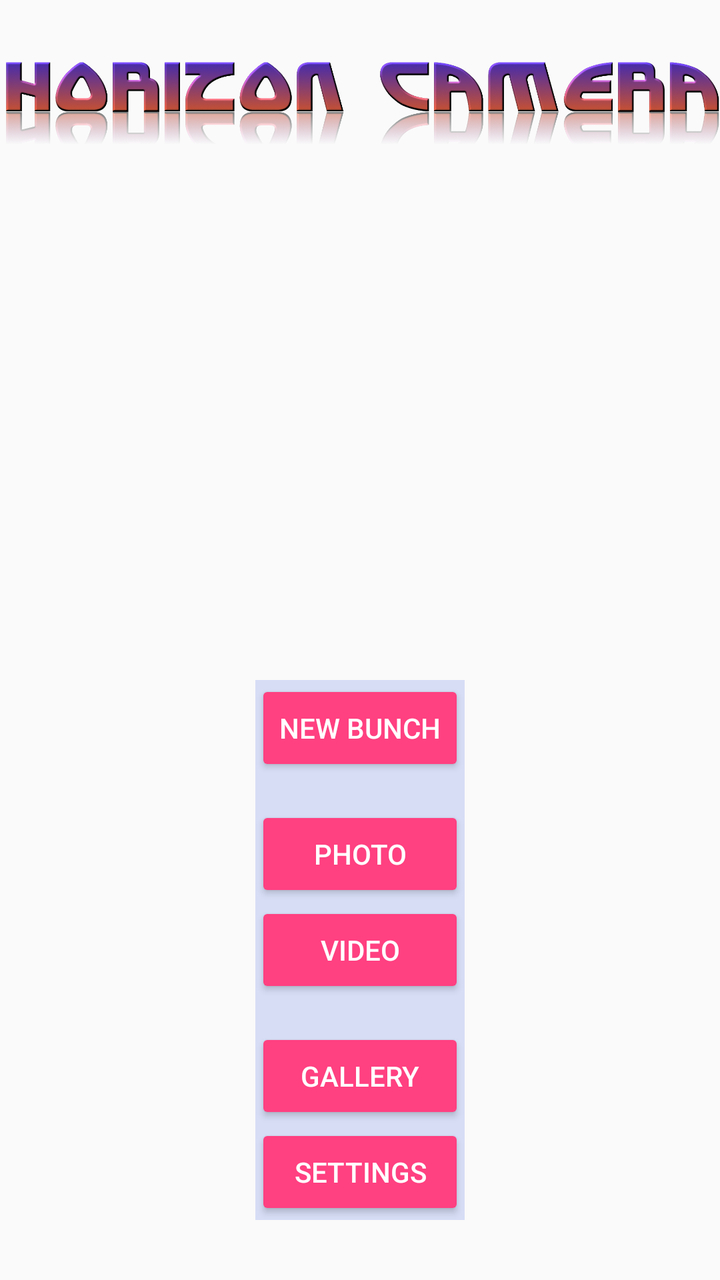
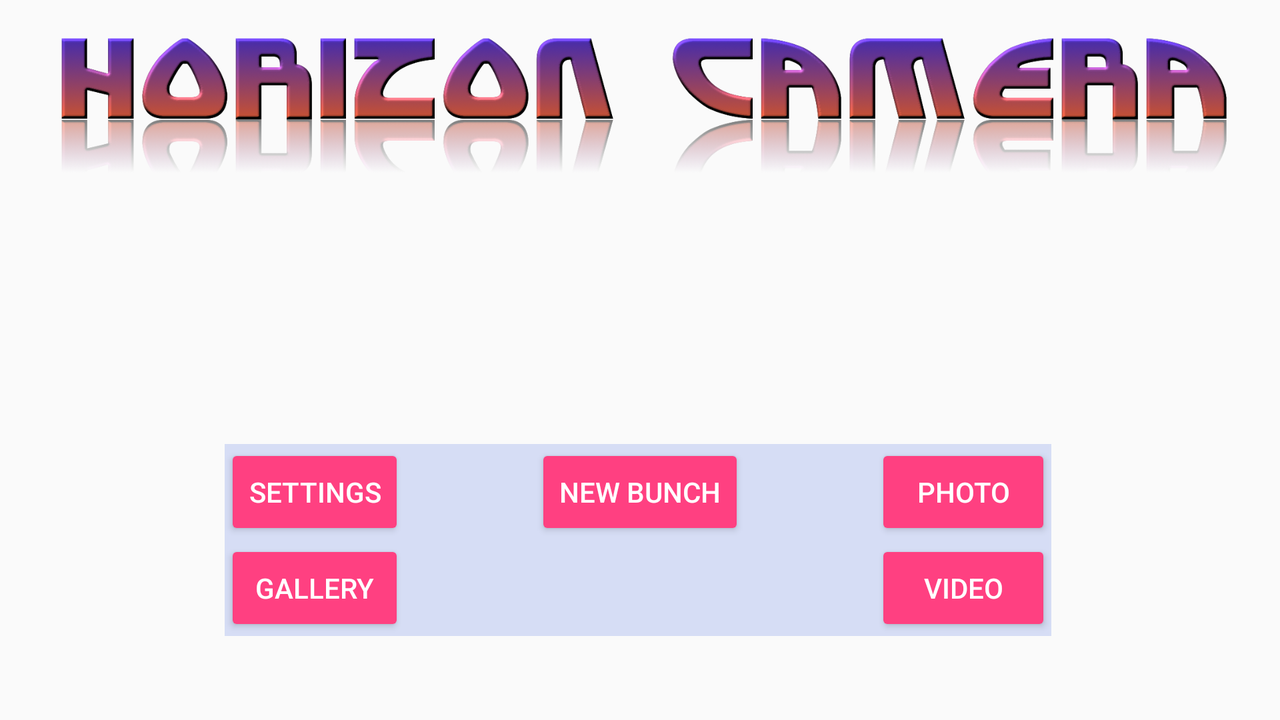

Two renders of one Android screen. The first uses the default layout on a phone; the second uses the alternative layout the repository ships for a different screen configuration, on a matching device. The two XML files are below.
<!-- AndroidManifest.xml: application theme AppTheme -->
<!-- res/layout/main_activity_layout.xml -->
<?xml version="1.0" encoding="utf-8"?>
<RelativeLayout xmlns:android="http://schemas.android.com/apk/res/android"
    xmlns:app="http://schemas.android.com/apk/res-auto"
    xmlns:tools="http://schemas.android.com/tools"
    android:id="@+id/mainActivityBackgraound"
    android:layout_width="match_parent"
    android:layout_height="match_parent"
    android:paddingBottom="@dimen/activity_vertical_margin"
    android:paddingLeft="@dimen/activity_horizontal_margin"
    android:paddingRight="@dimen/activity_horizontal_margin"
    android:paddingTop="@dimen/activity_vertical_margin"
    tools:context="sk.uniza.fri.korenos.horizoncamera.Activities.MainActivity">

    <Button
        android:onClick="goToGalleryActivityAction"
        android:text="@string/mainMenuGalleryButtonText"
        android:layout_width="wrap_content"
        android:layout_height="wrap_content"
        android:layout_above="@+id/mainMenuSettingsButton"
        android:id="@+id/mainMenuGalleryButton"
        android:layout_alignEnd="@+id/mainMenuVideoButton"
        android:layout_alignStart="@+id/mainMenuVideoButton"
        style="@style/Widget.AppCompat.Button.Colored"/>

    <Button
        android:onClick="goToVideoActivityAction"
        android:text="@string/mainMenuVideoButtonText"
        android:layout_width="wrap_content"
        android:layout_height="wrap_content"
        android:layout_above="@+id/mainMenuGalleryButton"
        android:layout_marginBottom="15dp"
        android:id="@+id/mainMenuVideoButton"
        android:layout_alignEnd="@+id/mainMenuPhotoButton"
        android:layout_alignStart="@+id/mainMenuPhotoButton"
        style="@style/Widget.AppCompat.Button.Colored"/>

    <Button
        android:onClick="goToPhotoActivityAction"
        android:text="@string/mainMenuPhotoButtonText"
        android:layout_width="wrap_content"
        android:layout_height="wrap_content"
        android:layout_above="@+id/mainMenuVideoButton"
        android:id="@+id/mainMenuPhotoButton"
        android:layout_alignEnd="@+id/mainMenuNewBunchButton"
        android:layout_alignStart="@+id/mainMenuNewBunchButton"
        style="@style/Widget.AppCompat.Button.Colored"/>

    <Button
        android:onClick="goToNewBunchActivityAction"
        android:text="@string/mainMenuNewBunchButtonText"
        android:layout_width="wrap_content"
        android:layout_height="wrap_content"
        android:layout_marginBottom="15dp"
        android:id="@+id/mainMenuNewBunchButton"
        android:layout_above="@+id/mainMenuPhotoButton"
        android:layout_centerHorizontal="true"
        style="@style/Widget.AppCompat.Button.Colored"/>

    <Button
        android:onClick="goToSettingsActivityAction"
        android:text="@string/mainMenuSettingsButtonText"
        android:layout_width="wrap_content"
        android:layout_height="wrap_content"
        android:layout_marginBottom="30dp"
        android:id="@+id/mainMenuSettingsButton"
        android:layout_alignParentBottom="true"
        android:layout_alignEnd="@+id/mainMenuGalleryButton"
        android:layout_alignStart="@+id/mainMenuGalleryButton"
        style="@style/Widget.AppCompat.Button.Colored"/>

    <RelativeLayout
        android:layout_width="match_parent"
        android:layout_height="match_parent"
        android:layout_alignEnd="@+id/mainMenuGalleryButton"
        android:layout_alignStart="@+id/mainMenuGalleryButton"
        android:layout_alignBottom="@+id/mainMenuSettingsButton"
        android:layout_alignTop="@+id/mainMenuNewBunchButton"
        android:alpha="0.3"
        android:background="@color/highlightedItem">

    </RelativeLayout>

    <ImageView
        android:layout_width="wrap_content"
        android:layout_height="100dp"
        app:srcCompat="@drawable/horizon_camera_main_logo"
        android:layout_alignParentTop="true"
        android:layout_alignParentStart="true"
        android:id="@+id/mainLogoImage" />
</RelativeLayout>
<!-- resources referenced by this layout -->
<resources>
  <color name="highlightedItem">#859bea</color>
  <!-- drawable horizon_camera_main_logo: png bitmap (drawable, 354905 bytes) -->
  <string name="mainMenuGalleryButtonText">Gallery</string>
  <string name="mainMenuNewBunchButtonText">New Bunch</string>
  <string name="mainMenuPhotoButtonText">Photo</string>
  <string name="mainMenuSettingsButtonText">Settings</string>
  <string name="mainMenuVideoButtonText">Video</string>
  <style name="AppTheme" parent="Theme.AppCompat.Light.NoActionBar">
          
          <item name="colorPrimary">@color/colorPrimary</item>
          <item name="colorPrimaryDark">@color/colorPrimaryDark</item>
          <item name="colorAccent">@color/colorAccent</item>
      </style>
  <color name="colorPrimary">#3F51B5</color>
  <color name="colorPrimaryDark">#303F9F</color>
  <color name="colorAccent">#FF4081</color>
</resources>
<!-- res/layout-land/main_activity_layout.xml (the author's variant of the layout above) -->
<!-- drawn on the phone turned sideways -->
<?xml version="1.0" encoding="utf-8"?>
<RelativeLayout xmlns:android="http://schemas.android.com/apk/res/android"
    xmlns:app="http://schemas.android.com/apk/res-auto"
    xmlns:tools="http://schemas.android.com/tools"
    android:id="@+id/mainActivityBackgraound"
    android:layout_width="match_parent"
    android:layout_height="match_parent"
    android:paddingBottom="@dimen/activity_vertical_margin"
    android:paddingLeft="@dimen/activity_horizontal_margin"
    android:paddingRight="@dimen/activity_horizontal_margin"
    android:paddingTop="@dimen/activity_vertical_margin"
    tools:context="sk.uniza.fri.korenos.horizoncamera.Activities.MainActivity">

    <ImageView
        android:layout_width="wrap_content"
        android:layout_height="100dp"
        app:srcCompat="@drawable/horizon_camera_main_logo"
        android:layout_alignParentTop="true"
        android:layout_alignParentStart="true"
        android:id="@+id/mainLogoImage" />

    <Button
        android:onClick="goToGalleryActivityAction"
        android:text="@string/mainMenuGalleryButtonText"
        android:layout_width="wrap_content"
        android:layout_height="wrap_content"
        android:id="@+id/mainMenuGalleryButton"
        style="@style/Widget.AppCompat.Button.Colored"
        android:layout_below="@id/mainMenuSettingsButton"
        android:layout_alignEnd="@+id/mainMenuSettingsButton"
        android:layout_alignStart="@+id/mainMenuSettingsButton"/>

    <Button
        android:onClick="goToPhotoActivityAction"
        android:text="@string/mainMenuPhotoButtonText"
        android:layout_width="wrap_content"
        android:layout_height="wrap_content"
        android:id="@+id/mainMenuPhotoButton"
        style="@style/Widget.AppCompat.Button.Colored"
        android:layout_alignBaseline="@+id/mainMenuNewBunchButton"
        android:layout_alignBottom="@+id/mainMenuNewBunchButton"
        android:layout_alignStart="@+id/mainMenuNewBunchButton"
        android:layout_marginStart="170dp"/>

    <Button
        android:onClick="goToVideoActivityAction"
        android:text="@string/mainMenuVideoButtonText"
        android:layout_width="wrap_content"
        android:layout_height="wrap_content"
        android:id="@+id/mainMenuVideoButton"
        style="@style/Widget.AppCompat.Button.Colored"
        android:layout_below="@+id/mainMenuPhotoButton"
        android:layout_alignEnd="@+id/mainMenuPhotoButton"
        android:layout_alignStart="@+id/mainMenuPhotoButton"/>

    <Button
        android:onClick="goToSettingsActivityAction"
        android:text="@string/mainMenuSettingsButtonText"
        android:layout_width="wrap_content"
        android:layout_height="wrap_content"
        android:id="@+id/mainMenuSettingsButton"
        style="@style/Widget.AppCompat.Button.Colored"
        android:layout_alignBaseline="@+id/mainMenuNewBunchButton"
        android:layout_alignBottom="@+id/mainMenuNewBunchButton"
        android:layout_alignEnd="@+id/mainMenuNewBunchButton"
        android:layout_marginEnd="170dp"/>

    <Button
        android:onClick="goToNewBunchActivityAction"
        android:text="@string/mainMenuNewBunchButtonText"
        android:layout_width="wrap_content"
        android:layout_height="wrap_content"
        android:id="@+id/mainMenuNewBunchButton"
        style="@style/Widget.AppCompat.Button.Colored"
        android:layout_marginBottom="90dp"
        android:layout_alignParentBottom="true"
        android:layout_centerHorizontal="true" />

    <RelativeLayout
        android:layout_width="match_parent"
        android:layout_height="match_parent"
        android:layout_alignBottom="@+id/mainMenuGalleryButton"
        android:layout_alignEnd="@+id/mainMenuPhotoButton"
        android:layout_alignTop="@+id/mainMenuPhotoButton"
        android:layout_alignStart="@+id/mainMenuGalleryButton"
        android:alpha="0.3"
        android:background="@color/highlightedItem">

    </RelativeLayout>
</RelativeLayout>
